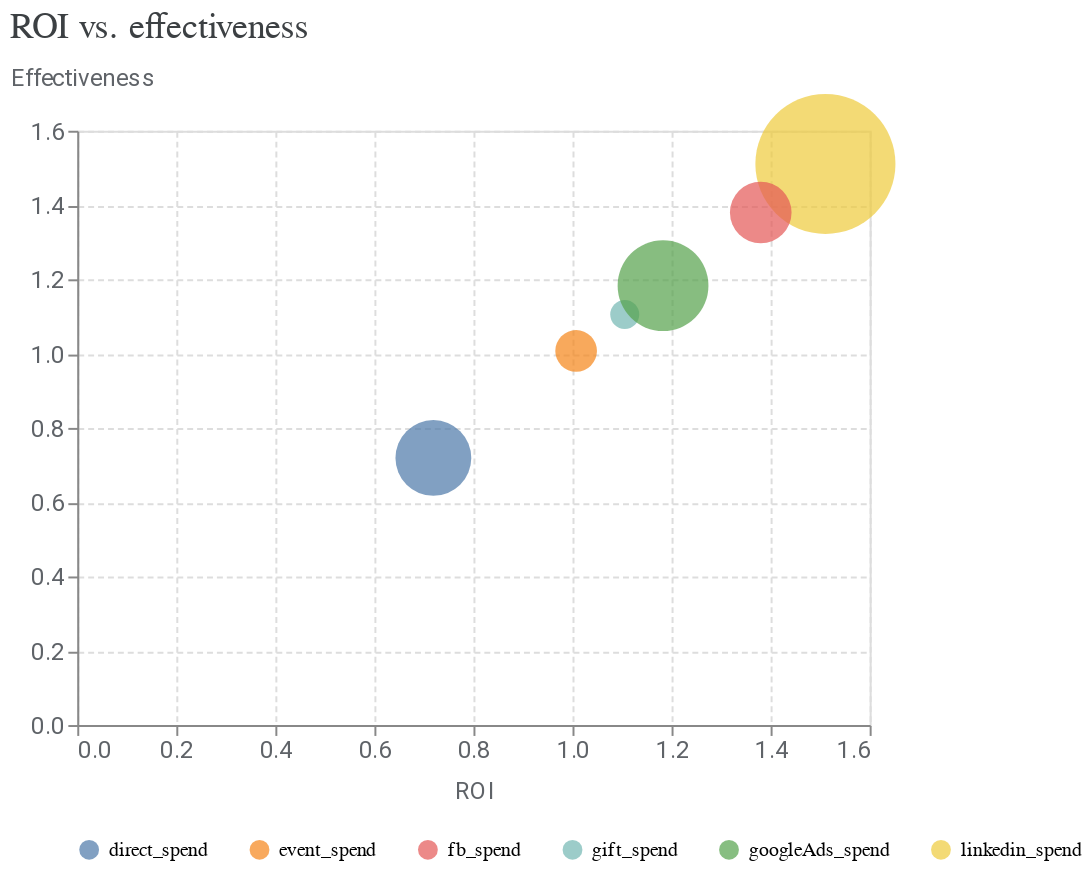

Write notebook code for a chart like this one.
### Code cell
media_summary.plot_roi_vs_effectiveness()

### Figure 1 — Vega-Lite specification as saved in the notebook (floating-point values rounded to 4 significant figures)
{"config": {"view": {"continuousWidth": 300, "continuousHeight": 300}, "axis": {"gridDash": [3, 2], "labelColor": "#5F6368", "labelFont": "Roboto", "labelFontSize": 12, "titleColor": "#5F6368", "titleFont": "Roboto", "titleFontSize": 12, "titleFontWeight": "normal", "titlePadding": 10}}, "data": {"name": "data-0758330f8ae18a200ae5335409165228"}, "mark": {"type": "circle", "size": 80, "tooltip": true}, "encoding": {"color": {"field": "channel", "legend": {"columnPadding": 20, "columns": 7, "orient": "bottom", "rowPadding": 10, "title": null}, "type": "nominal"}, "size": {"field": "spend", "legend": null, "scale": {"range": [100, 5000]}, "type": "quantitative"}, "x": {"field": "roi", "scale": {}, "title": "ROI", "type": "quantitative"}, "y": {"axis": {"titleAlign": "left", "titleAngle": 0, "titleY": -20}, "field": "effectiveness", "scale": {}, "title": "Effectiveness", "type": "quantitative"}}, "title": {"text": "ROI vs. effectiveness", "anchor": "start", "color": "#3C4043", "font": "Google Sans Display", "fontSize": 18, "fontWeight": "normal", "offset": 10}, "width": 400, "$schema": "https://vega.github.io/schema/vega-lite/v5.20.1.json", "datasets": {"data-0758330f8ae18a200ae5335409165228": [{"channel": "linkedin_spend", "roi": 1.511, "effectiveness": 1.511, "spend": 3842000.0}, {"channel": "gift_spend", "roi": 1.105, "effectiveness": 1.105, "spend": 89410.0}, {"channel": "direct_spend", "roi": 0.7191, "effectiveness": 0.7191, "spend": 1070000.0}, {"channel": "fb_spend", "roi": 1.38, "effectiveness": 1.38, "spend": 679500.0}, {"channel": "googleAds_spend", "roi": 1.183, "effectiveness": 1.183, "spend": 1569000.0}, {"channel": "event_spend", "roi": 1.007, "effectiveness": 1.007, "spend": 268400.0}]}}
